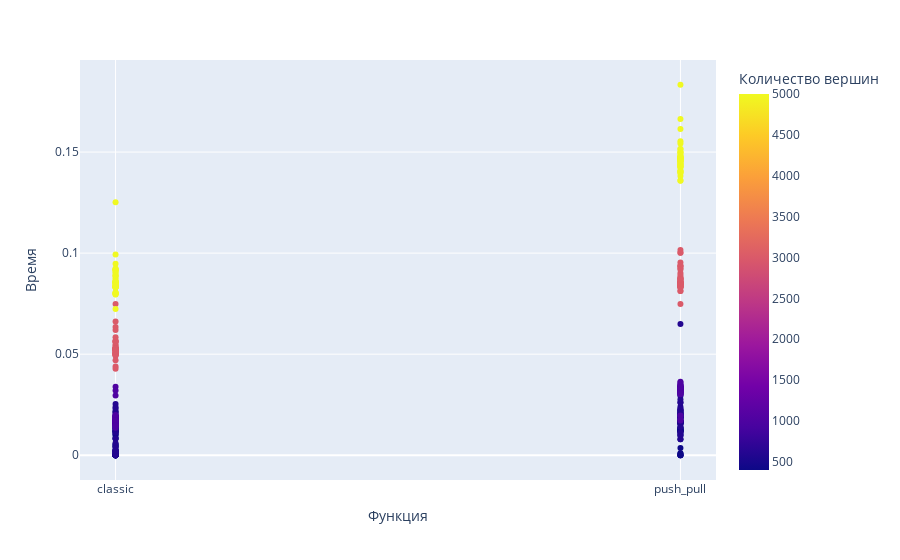

Notebook source saved alongside this figure:
### Code cell
px.scatter(compet, x = 'Функция', y = 'Время', color = 'Количество вершин')

### Figure 1 — Plotly figure (JSON) as saved in the notebook; plotly's stock layout.template omitted (floating-point values rounded to 4 significant figures; data arrays with more than 128 entries replaced by an {"elided": "..."} marker saying what was removed)
{"data": [{"hovertemplate": "Функция=%{x}<br>Время=%{y}<br>Количество вершин=%{marker.color}<extra></extra>", "legendgroup": "", "marker": {"color": {"elided": "420 int values"}, "coloraxis": "coloraxis", "symbol": "circle"}, "mode": "markers", "name": "", "orientation": "v", "showlegend": false, "type": "scatter", "x": {"elided": "420 str values"}, "xaxis": "x", "y": {"elided": "420 float values"}, "yaxis": "y"}], "layout": {"coloraxis": {"colorbar": {"title": {"text": "Количество вершин"}}, "colorscale": [[0, "#0d0887"], [0.1111, "#46039f"], [0.2222, "#7201a8"], [0.3333, "#9c179e"], [0.4444, "#bd3786"], [0.5556, "#d8576b"], [0.6667, "#ed7953"], [0.7778, "#fb9f3a"], [0.8889, "#fdca26"], [1, "#f0f921"]]}, "legend": {"tracegroupgap": 0}, "margin": {"t": 60}, "xaxis": {"anchor": "y", "domain": [0, 1], "title": {"text": "Функция"}}, "yaxis": {"anchor": "x", "domain": [0, 1], "title": {"text": "Время"}}}}
